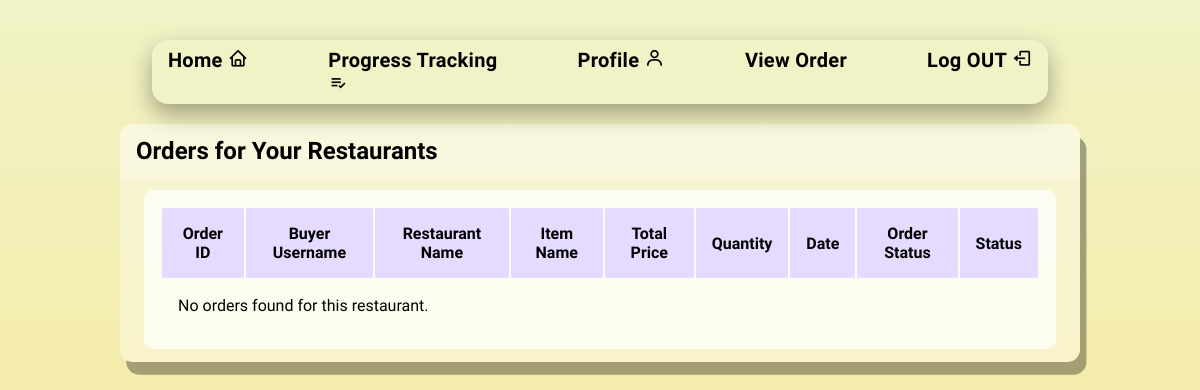
The page /seller_orders (signed in) on the database as committed earlier.
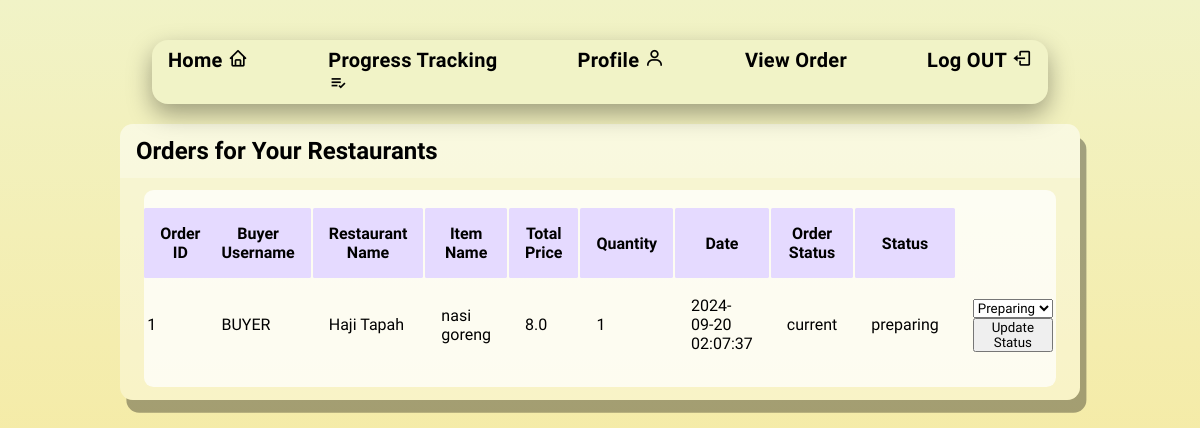
The same page on the database as committed later.
### tables this page shows
CREATE TABLE orders (
                id INTEGER PRIMARY KEY AUTOINCREMENT,
                buyer_username TEXT NOT NULL,
                restaurant_name TEXT NOT NULL,
                item_name TEXT NOT NULL,
                total_price REAL NOT NULL,
                quantity INTEGER NOT NULL,
                order_date TIMESTAMP DEFAULT CURRENT_TIMESTAMP, 
                order_status TEXT DEFAULT 'available',
                status TEXT DEFAULT 'pending',
                runner_name TEXT,
                runner_lat REAL,
                runner_lng REAL,
                delivery_address TEXT,
                delivery_lat REAL,
                delivery_lng REAL
            );

### app.py (the view)
@app.route('/seller_orders')
@login_required(role='seller')
def seller_orders():
    conn = get_db_connection()
    cursor = conn.cursor()
    try:
        cursor.execute("""
            SELECT id, buyer_username, restaurant_name, item_name, total_price, quantity, order_date, order_status, status
            FROM orders
            ORDER BY order_date DESC
        """)
        orders = cursor.fetchall()
        print(f"Orders fetched: {orders}")
    except sqlite3.Error as e:
        orders = []
        print(f"Database error: {e}")
    finally:
        conn.close()
    return render_template('seller_orders.html', orders=orders)

### app.py (called while the page is built)
def get_db_connection():
    con = sqlite3.connect("database.db")
    con.row_factory = sqlite3.Row
    return con

def login_required(role=None):
    def decorator(f):
        @wraps(f)
        def decorated_function(*args, **kwargs):
            if 'username' not in session:
                flash("You need to log in to access this page.", "error")
                return redirect(url_for('login'))
            if role and session.get('role') != role:
                flash("You do not have permission to access this page.", "error")
                return redirect(url_for('index'))
            return f(*args, **kwargs)
        return decorated_function
    return decorator

### templates/seller_orders.html (shortened to what this page needs)
<!DOCTYPE html>
<html lang="en">
<head>
    <link rel="stylesheet" href="../static/style(SP).css">
    <link rel="stylesheet" href="https://unpkg.com/boxicons@latest/css/boxicons.min.css">
    <link href="https://cdn.jsdelivr.net/npm/remixicon@4.3.0/fonts/remixicon.css" rel="stylesheet"/>
    <link rel="stylesheet" href="https://unpkg.com/aos@next/dist/aos.css" />
</head>
<body>
    <div class="container">
        <nav class="nav-bar">
            <ul class="nav-links">
                <li class="nav-link">
                    <a href="{{ url_for('seller_home') }}">Home</a>
                    <i class='bx bx-home'></i>
                </li>
                <li class="nav-link profile">
                    <a href="{{ url_for('progress_tracking') }}" class="dropbtn">Progress Tracking</a>
                    <i class='bx bx-list-check'></i>
                </li>
                <li class="nav-link">
                    <a href="{{ url_for('seller_profile') }}" class="dropbtn">Profile</a>
                    <i class='bx bx-user'></i>
                </li>
                <li class="nav-link">
                    <a href="{{ url_for('seller_orders') }}" class="dropbtn">View Order</a>
                </li>
                <li class="nav-link">
                    <a href="{{ url_for('logout') }}" class="dropbtn">Log OUT</a>
                    <i class='bx bx-log-out'></i>
                </li>
            </ul>
        </nav>
    </div>
        <div class="table">
            <div class="table-header">
                <h2>Orders for Your Restaurants</h2>
            </div>
            <div class="table-body">
                <table>
                    <thead>
                        <tr>
                            <th>Order ID</th>
                            <th>Buyer Username</th>
                            <th>Restaurant Name</th>
                            <th>Item Name</th>
                            <th>Total Price</th>
                            <th>Quantity</th>
                            <th>Date</th>
                            <th>Order Status</th>
                            <th>Status</th>
                        </tr>
                    </thead>
                    <tbody>
                        {% if orders %}
                        {% for order in orders %}
                            <tr>
                                <td>{{ order.id }}</td>
                                <td>{{ order.buyer_username }}</td>
                                <td>{{ order.restaurant_name }}</td>
                                <td>{{ order.item_name }}</td>
                                <td>{{ order.total_price }}</td>
                                <td>{{ order.quantity }}</td>
                                <td>{{ order.order_date }}</td>
                                <td>{{ order.order_status }}</td>
                                <td>{{ order.status }}</td>
                                <td>
                                    {% if order.order_status == 'current' %}
                                    <form method="POST" action="{{ url_for('update_seller_order_status', order_id=order.id) }}">
                                        <select name="status">
                                            <option value="preparing" {% if order.status == 'preparing' %}selected{% endif %}>Preparing</option>
                                        </select>
                                        <button type="submit">Update Status</button>
                                    </form>
                                    {% else %}
                                            <span>N/A</span>
                                        {% endif %}
                                </td>
                            </tr>
                        {% endfor %}
                        {% else %}
                        <tr><td colspan="10">No orders found for this restaurant.</td></tr>
                        {% endif %}
                    </tbody>
                </table>
            </div>
        </div>
</body>
</html>

### static/style(SP).css (style rules this page uses)
* { margin: 0; padding: 0; font-family: "Protest Guerrilla", sans-serif; }
body { background-color: #e8e8e8 ; background:linear-gradient(to bottom , #f1f3c7,#f8e58d) ; min-height: 100vh; display: flex; flex-direction: column; }
.container { display: flex; flex-direction: column; font-size: 20px; justify-content: center; align-items: center; }
.nav-bar { background: #f1f3c7; border-radius: 1rem; box-shadow: 0 10px 25px rgba(0,0,0,0.35); justify-content: center; display: flex; flex-direction: column; align-items: center; flex: 1; max-width: 100%; position: sticky; top: 0; z-index: 1000; margin: 20px auto; margin-top: 40px; margin-bottom: 20px; }
.nav-links { display:flex; gap: 5rem; }
.nav-links, .dropdown-content li { list-style: none; height: 100%; padding: 0.5rem 1rem; font-weight:600; cursor: pointer; letter-spacing: 0.3px; }
a { text-decoration: none; color: black; }
.profile a { display: flex; }
.table { width: 80%; height: 100%; background-color: #fff5; box-shadow: 0.4rem .8rem #0005; border-radius: .8rem; overflow: hidden; margin-left: 10%; }
.table-header { width: 100%; height: 10%; background-color: #fff4; padding: .8rem 1rem; }
.table-body { display: flex; justify-content: center; align-items: center; background-color: #fffb; max-height: 89%; width: 95%; margin: .8rem auto; border-radius: .6rem; overflow: auto; }
table,th, td { padding: 1rem; }
thead th { position: sticky; top: 0; left: 0; background-color: #e5daff; border-radius: .1rem; width: auto; }

Rows that differ between the two databases and show on the page:
added orders: id "1", buyer_username "BUYER", restaurant_name "Haji Tapah", item_name "nasi goreng", total_price "8.0", quantity "1", order_date "2024-09-20 02:07:37", order_status "current", status "preparing", status "Preparing"
Other text that changed with them:
text no longer shown: "No orders found for this restaurant."
